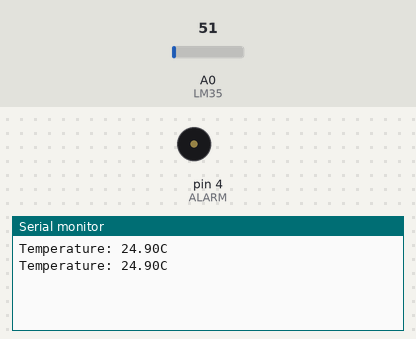
This sketch was run on a simulated Arduino Uno, built with avr-gcc and run on an emulated ATmega328P. Shown: buzzer (waves = sounding), the last lines printed to the serial monitor. The inputs (shaded band) are chosen by the test bench; at power-on: A0 (LM35) = 51.

Above: at 1.2 s.
1.3 s: A0 (LM35) set to 70
At 2.3 s:
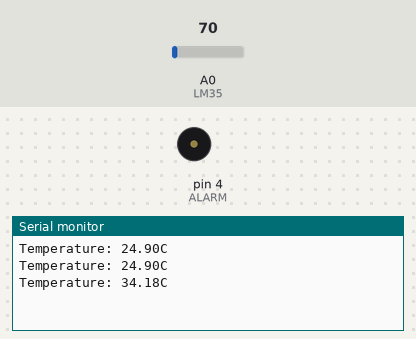
2.8 s: A0 (LM35) set to 61
At 3.4 s:
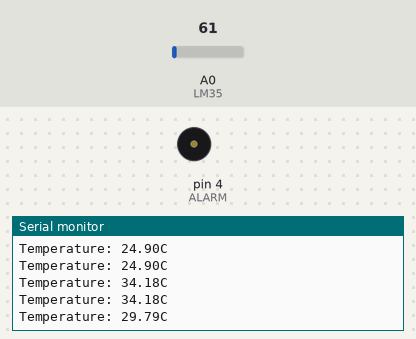
Timing chart, 0 to 5.8 s (numbered marks = the images above; inputs shaded):
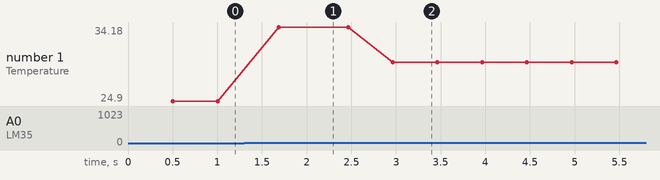

The sketch:

CambiennhietdoLM35.ino
```cpp
//Trái qua phải: vcc, a0, gnd

int ALARM = 4; // Định nghĩa chân Buzzer là chân số 4
int LM35 = A0; // Kết nối cảm biến LM35 đến chân Analog 0
float tmprVal = 0; // Giá trị nhiệt độ
float sinVal;
int toneVal;
unsigned long tepTimer = 0; // Biến thời gian

void setup() {
    Serial.begin(9600); // Cấu hình baud rate 9600 bps
    pinMode(ALARM, OUTPUT); // Cấu hình chân Buzzer là Output
}

void loop() {
    int val = analogRead(LM35); // Đọc giá trị từ cảm biến LM35
    tmprVal = (float)val * (5.0 / 10.24); // Chuyển đổi giá trị điện áp thành nhiệt độ

    if (tmprVal > 31.5) { // Nếu nhiệt độ > 27°C, bật còi báo động
        for (int x = 0; x < 180; x++) {
            sinVal = sin(x * (3.1412 / 180.0)); // Chuyển đổi sin thành radian
            toneVal = 2000 + (int)(sinVal * 1000); // Sử dụng sin để tạo tần số âm thanh
            tone(ALARM, toneVal); // Phát âm thanh ở tần số toneVal
            delay(2);
        }
    } else { // Nếu nhiệt độ <= điều  kiện°C, tắt còi
        noTone(ALARM);
    }

    // Cứ mỗi 500ms, in giá trị nhiệt độ ra Serial
    if (millis() - tepTimer > 500) {
        tepTimer = millis();
        Serial.print("Temperature: ");
        Serial.print(tmprVal);
        Serial.println("C");
    }
}
```

Measured:
- after the input at 1.3 s, the serial monitor: prints a new line after 0.39 s (image 1)
- after the input at 2.8 s, the serial monitor: prints a new line after 0.16 s (image 2)
- plotted number 1: 24.9 → 34.18 after the input at 1.3 s, 34.18 → 29.79 after the input at 2.8 s
